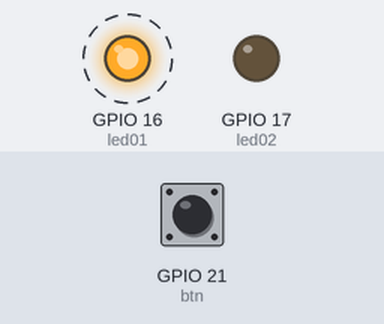
Simulated run of this sketch. Board: ESP32. On the bench: output pins drawn as LEDs (lit = HIGH). Dashed ring = blinking. Inputs (shaded band) come from the test bench; at power-on: GPIO 21 (btn) HIGH. What the sketch prints to the serial monitor is not drawn.

Above: at 0.0 s.
At 0.79 s:
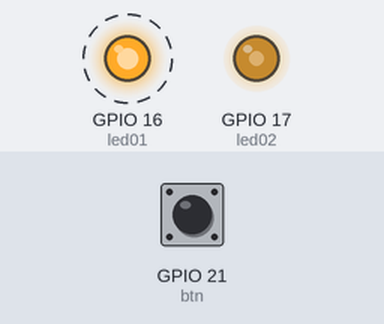
1.3 s: GPIO 21 (btn) pulled LOW for 0.15 s
Timing chart, 0 to 10.3 s (numbered marks = the images above; inputs shaded):
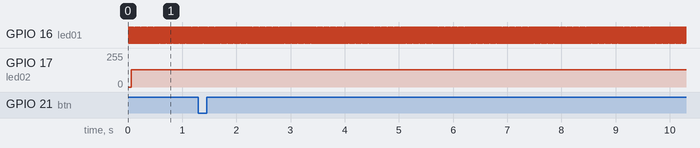

The sketch:

RTOS_2.2.ino
```cpp
#if CONFIG_FREERTOS_UNICORE

static const BaseType_t app_cpu = 0;

#else

static const BaseType_t app_cpu = 1;

#endif

#define led01 16
#define led02 17
#define btn 21

//====================================================
// TAREA PARA GPIO 16 - 1 Hz
//====================================================

void toggle_led01(void *parameter){

  while(1){

    digitalWrite(led01, HIGH);

    vTaskDelay(10 / portTICK_PERIOD_MS);

    digitalWrite(led01, LOW);

    vTaskDelay(10 / portTICK_PERIOD_MS);

  }

}


//====================================================
// TAREA PARA GPIO 17 - 2 Hz
//====================================================

void toggle_led02(void *parameter){

  while(1){

    digitalWrite(led02, HIGH);

    vTaskDelay(5 / portTICK_PERIOD_MS);

    digitalWrite(led02, LOW);

    vTaskDelay(5 / portTICK_PERIOD_MS);

  }

}

void boton(void *parameter){

  while(1){

   if (!digitalRead(btn)) Serial.println("ON");
   //Serial.println("OFF");
  //vTaskDelay(500 / portTICK_PERIOD_MS);
  }

}


void setup() {

  // Configuración de pines

  pinMode(led01, OUTPUT);
  pinMode(led02, OUTPUT);
  pinMode(btn,INPUT_PULLUP);

  Serial.begin(115200);
  //==================================================
  // CREAR TAREA GPIO 16
  //==================================================

  xTaskCreatePinnedToCore(

    toggle_led01,       // función a llamar
    "toggle_led01",    // nombre de tarea
    1024,              // tamaño de pila
    NULL,              // parámetro
    1,                 // prioridad
    NULL,              // identificador de tarea
    app_cpu            // núcleo
  );


  //==================================================
  // CREAR TAREA GPIO 17
  //==================================================

  xTaskCreatePinnedToCore(

    toggle_led02,       // función a llamar
    "toggle_led02",    // nombre de tarea
    1024,              // tamaño de pila
    NULL,              // parámetro
    1,                 // prioridad
    NULL,              // identificador de tarea
    app_cpu             // núcleo
  );

  //==================================================
  // CREAR TAREA BOTON
  //==================================================

  xTaskCreatePinnedToCore(

    boton,       // función a llamar
    "boton",    // nombre de tarea
    1024,              // tamaño de pila
    NULL,              // parámetro
    1,                 // prioridad
    NULL,              // identificador de tarea
    app_cpu             // núcleo
  );

}


void loop() {

  // El trabajo se realiza mediante las tareas de FreeRTOS.

}
```

Measured:
- by itself, GPIO 16 (led01): alternates HIGH for 0.01 s and LOW for 0.01 s
